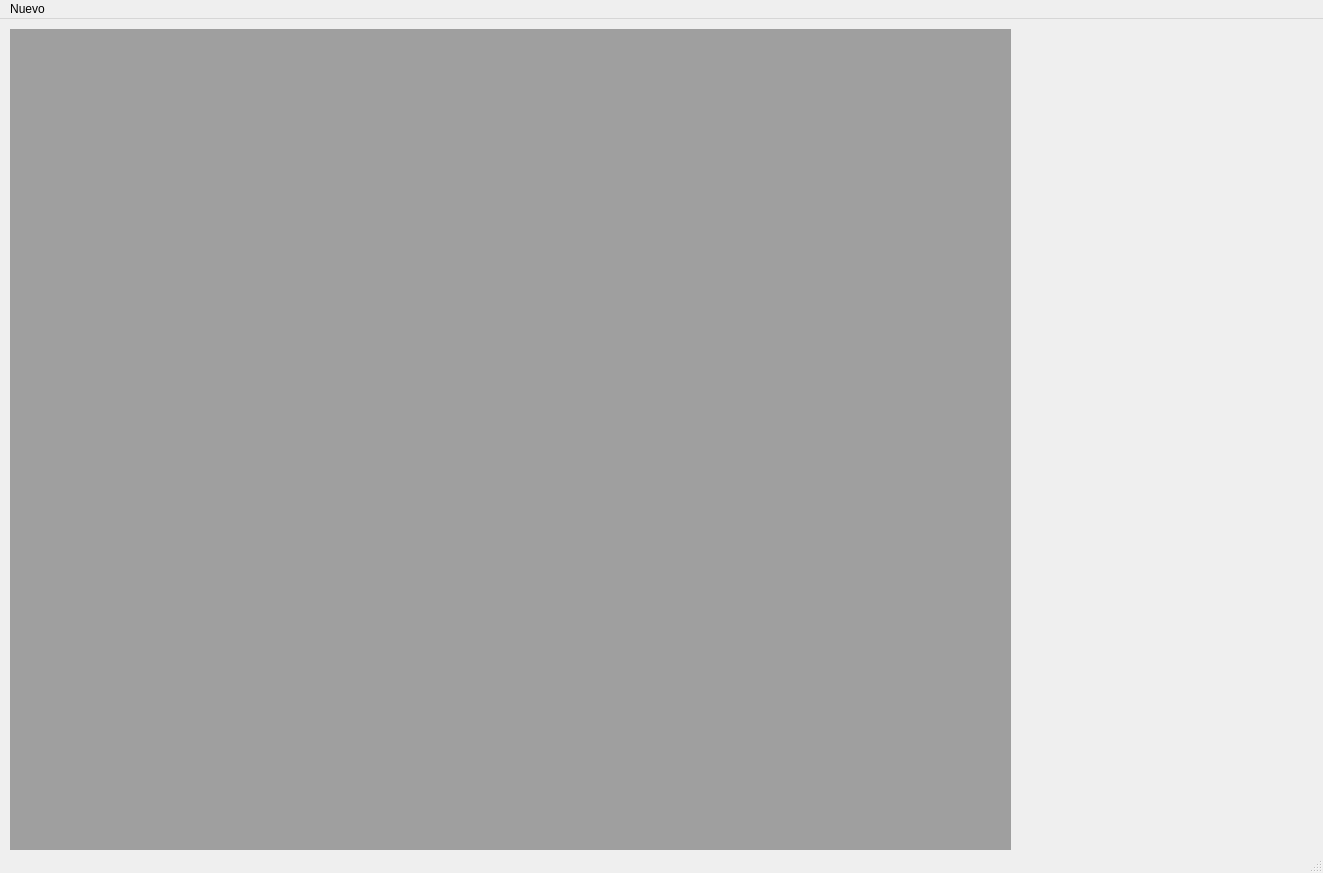
<?xml version="1.0" encoding="UTF-8"?>
<ui version="4.0">
 <class>MainWindow</class>
 <widget class="QMainWindow" name="MainWindow">
  <property name="geometry">
   <rect>
    <x>0</x>
    <y>0</y>
    <width>1323</width>
    <height>873</height>
   </rect>
  </property>
  <property name="windowTitle">
   <string>MainWindow</string>
  </property>
  <widget class="QWidget" name="centralwidget">
   <widget class="QMdiArea" name="mdiArea">
    <property name="geometry">
     <rect>
      <x>10</x>
      <y>10</y>
      <width>1001</width>
      <height>821</height>
     </rect>
    </property>
   </widget>
  </widget>
  <widget class="QMenuBar" name="menubar">
   <property name="geometry">
    <rect>
     <x>0</x>
     <y>0</y>
     <width>1323</width>
     <height>26</height>
    </rect>
   </property>
   <widget class="QMenu" name="menuNuevo">
    <property name="title">
     <string>Nuevo</string>
    </property>
    <addaction name="actionFicha_Mago"/>
   </widget>
   <addaction name="menuNuevo"/>
  </widget>
  <widget class="QStatusBar" name="statusbar"/>
  <action name="actionFicha_Mago">
   <property name="text">
    <string>Ficha Mago</string>
   </property>
  </action>
 </widget>
 <resources/>
 <connections/>
</ui>
